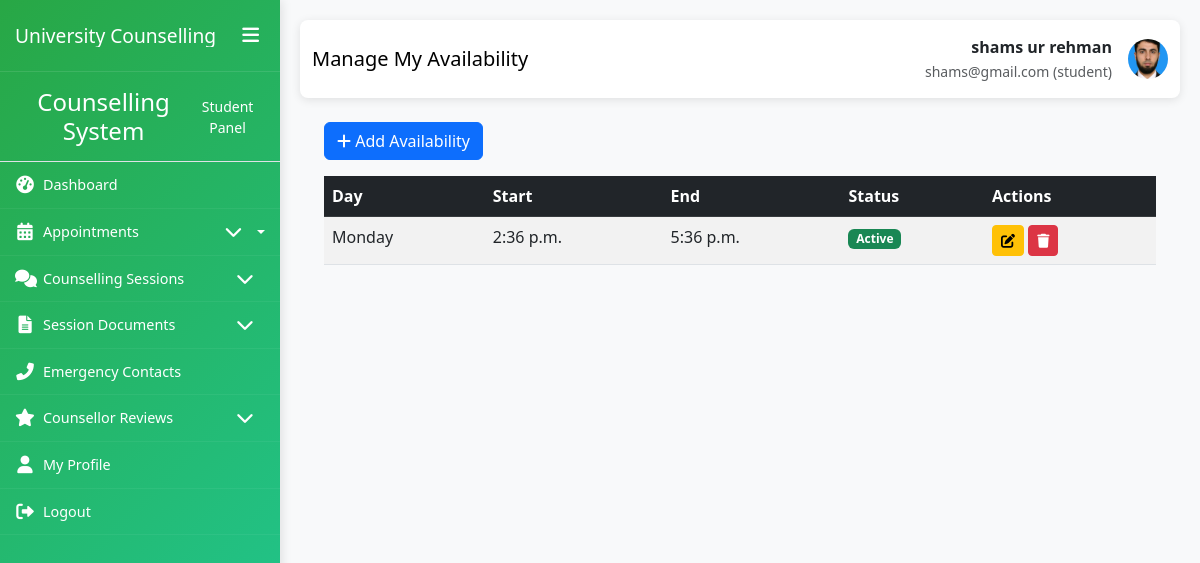
The app's page /availability/manage/ (signed in) with its own data.
### My_App/models.py (models this page shows, shortened)
class CustomUser(AbstractUser):
    ROLE_CHOICES = (
        ('student', 'Student'),
        ('counsellor', 'Counsellor'),
        ('admin', 'Administrator'),
    )
    role = models.CharField(max_length=20, choices=ROLE_CHOICES, default='student')
    phone_number = models.CharField(max_length=15, blank=True, null=True)
    date_of_birth = models.DateField(blank=True, null=True)
    profile_picture = models.ImageField(upload_to='profile_pics/', blank=True, null=True)
    created_at = models.DateTimeField(auto_now_add=True)
    updated_at = models.DateTimeField(auto_now=True)
    class Meta:
        permissions = [
            ("can_access_admin_panel", "Can access admin panel"),
            ("can_manage_users", "Can manage users"),
            ("can_manage_appointments", "Can manage appointments"),
            ("can_view_reports", "Can view reports"),
            ("can_manage_counsellors", "Can manage counsellors"),
        ]
    def is_counsellor(self):
        return self.role == 'counsellor'

class CounsellorAvailability(models.Model):
    counsellor = models.ForeignKey(Counsellor, on_delete=models.CASCADE)
    day_of_week = models.IntegerField(choices=[
        (0, 'Monday'),
        (1, 'Tuesday'),
        (2, 'Wednesday'),
        (3, 'Thursday'),
        (4, 'Friday'),
        (5, 'Saturday'),
        (6, 'Sunday'),
    ])
    start_time = models.TimeField()
    end_time = models.TimeField()
    is_active = models.BooleanField(default=True)
    class Meta:
        unique_together = ['counsellor', 'day_of_week']
        verbose_name_plural = 'Counsellor Availabilities'

### My_App/views.py (the view)
# urls.py: path("availability/manage/", views.manage_availability, name="manage_availability"),
@login_required
@permission_required('My_Appointment.can_manage_own_availability', raise_exception=True)
def manage_availability(request):
    availabilities = CounsellorAvailability.objects.filter(counsellor__user=request.user)
    return render(request, "My_Consuller/appointments/manage_availability.html", {
        "availabilities": availabilities
    })

### templates/My_Consuller/appointments/manage_availability.html (shortened to what this page needs)
{% extends 'My_Consuller/base1.html' %}
{% load static %}
{% block page_title %}Manage My Availability{% endblock %}
{% block content %}
<div class="container mt-4">
    <a href="{% url 'add_availability' %}" class="btn btn-primary mb-3">
        <i class="fas fa-plus"></i> Add Availability
    </a>
    <table class="table table-striped table-hover">
        <thead class="table-dark">
            <tr>
                <th>Day</th>
                <th>Start</th>
                <th>End</th>
                <th>Status</th>
                <th>Actions</th>
            </tr>
        </thead>
        <tbody>
            {% for a in availabilities %}
            <tr>
                <td>{{ a.get_day_of_week_display }}</td>
                <td>{{ a.start_time }}</td>
                <td>{{ a.end_time }}</td>
                <td>
                    {% if a.is_active %}
                        <span class="badge bg-success">Active</span>
                    {% else %}
                        <span class="badge bg-secondary">Inactive</span>
                    {% endif %}
                </td>
                <td>
                    <a href="{% url 'update_availability' a.id %}" class="btn btn-sm btn-warning">
                        <i class="fas fa-edit"></i>
                    </a>
                    <a href="{% url 'delete_availability' a.id %}" class="btn btn-sm btn-danger btn-delete">
                        <i class="fas fa-trash"></i>
                    </a>
                </td>
            </tr>
            {% empty %}
            <tr><td colspan="5" class="text-center">No availabilities set.</td></tr>
            {% endfor %}
        </tbody>
    </table>
</div>
{% endblock %}

### templates/My_Consuller/base1.html (shortened to what this page needs)
<!DOCTYPE html>
<html lang="en">
<head>
    <link href="https://cdn.jsdelivr.net/npm/bootstrap@5.3.0/dist/css/bootstrap.min.css" rel="stylesheet">
    <link href="https://cdnjs.cloudflare.com/ajax/libs/font-awesome/6.0.0/css/all.min.css" rel="stylesheet">
    <link href="https://cdn.jsdelivr.net/npm/sweetalert2@11/dist/sweetalert2.min.css" rel="stylesheet">
</head>
<body>
    <div class="container-fluid p-0">
        <div class="row g-0">
            <div class="sidebar {% if user.is_counsellor %}counsellor-sidebar{% endif %}" id="sidebar">
                <div class="sidebar-header">
                    <h3>University Counselling</h3>
                    <button class="sidebar-toggle d-none d-lg-block" id="sidebarToggle">
                        <i class="fas fa-bars"></i>
                    </button>
                </div>
                <div class="sidebar-content">
                    {% if user.is_counsellor %}
                        {% include 'My_Consuller/sidebar.html' %}
                    {% else %}
                        {% include 'My_Student/sidebar.html' %}
                    {% endif %}
                </div>
            </div>
            <div class="main-content" id="mainContent">
                <nav class="navbar navbar-expand-lg navbar-custom {% if user.is_counsellor %}counsellor-navbar{% endif %}">
                    <div class="container-fluid">
                        <span class="navbar-brand">{% block page_title %}Dashboard{% endblock %}</span>
                        <div class="d-flex align-items-center">
                            <div class="me-3 text-end d-none d-md-block">
                                <div class="fw-bold">{{ user.get_full_name|default:user.username }}</div>
                                <small class="text-muted">
                                    {{ user.email }}
                                    ({% if user.is_counsellor %}counsellor{% else %}student{% endif %})
                                </small>
                            </div>
                            {% if user.profile_picture %}
                            <img src="{{ user.profile_picture.url }}" alt="Profile" class="user-profile-img">
                            {% else %}
                            <div class="user-profile-img bg-secondary d-flex align-items-center justify-content-center text-white">
                                <i class="fas {% if user.is_counsellor %}fa-user-tie{% else %}fa-user{% endif %}"></i>
                            </div>
                            {% endif %}
                        </div>
                    </div>
                </nav>
                <div class="container-fluid">
                    {% block content %}{% endblock %}
                </div>
            </div>
        </div>
    </div>
</body>
</html>

### templates/My_Consuller/base1.html (style rules this page uses)
:root { --sidebar-width: 280px; --sidebar-collapsed-width: 70px; --sidebar-bg: linear-gradient(135deg, #28a745 0%, #20c997 100%); --counsellor-sidebar-bg: linear-gradient(135deg, #007bff 0%, #0056b3 100%); --content-padding: 20px; --transition-speed: 0.3s; }
body { overflow-x: hidden; font-family: 'Segoe UI', Tahoma, Geneva, Verdana, sans-serif; background-color: #f8f9fa; }
.sidebar { background: var(--sidebar-bg); color: white; min-height: 100vh; position: fixed; width: var(--sidebar-width); transition: all var(--transition-speed) ease; z-index: 1000; box-shadow: 2px 0 10px rgba(0,0,0,0.1); overflow-y: auto; }
.sidebar-header { padding: 20px 15px; border-bottom: 1px solid rgba(255,255,255,0.1); display: flex; align-items: center; justify-content: space-between; }
.sidebar-header h3 { font-size: 1.2rem; margin: 0; white-space: nowrap; overflow: hidden; }
.sidebar-toggle { background: none; border: none; color: white; font-size: 1.2rem; cursor: pointer; }
.main-content { margin-left: var(--sidebar-width); padding: var(--content-padding); transition: all var(--transition-speed) ease; min-height: 100vh; width: calc(100% - var(--sidebar-width)); }
.navbar-custom { background: white; box-shadow: 0 2px 10px rgba(0,0,0,0.1); padding: 15px 0; margin-bottom: 20px; border-radius: 8px; }
.user-profile-img { width: 40px; height: 40px; border-radius: 50%; object-fit: cover; }
.sidebar { background: var(--sidebar-bg); color: white; height: 100vh; position: fixed; top: 0; left: 0; width: var(--sidebar-width); transition: all var(--transition-speed) ease; z-index: 1000; box-shadow: 2px 0 10px rgba(0,0,0,0.1); overflow-y: auto; overflow-x: hidden; scrollbar-width: thin; scrollbar-color: rgba(255,255,255,0.4) transparent; }

### records on screen
CustomUser: get_full_name "shams ur rehman", email "shams@gmail.com", profile_picture (picture)
CounsellorAvailability: day_of_week "Monday", start_time "2:36 p.m.", end_time "5:36 p.m.", is_active "Active"
